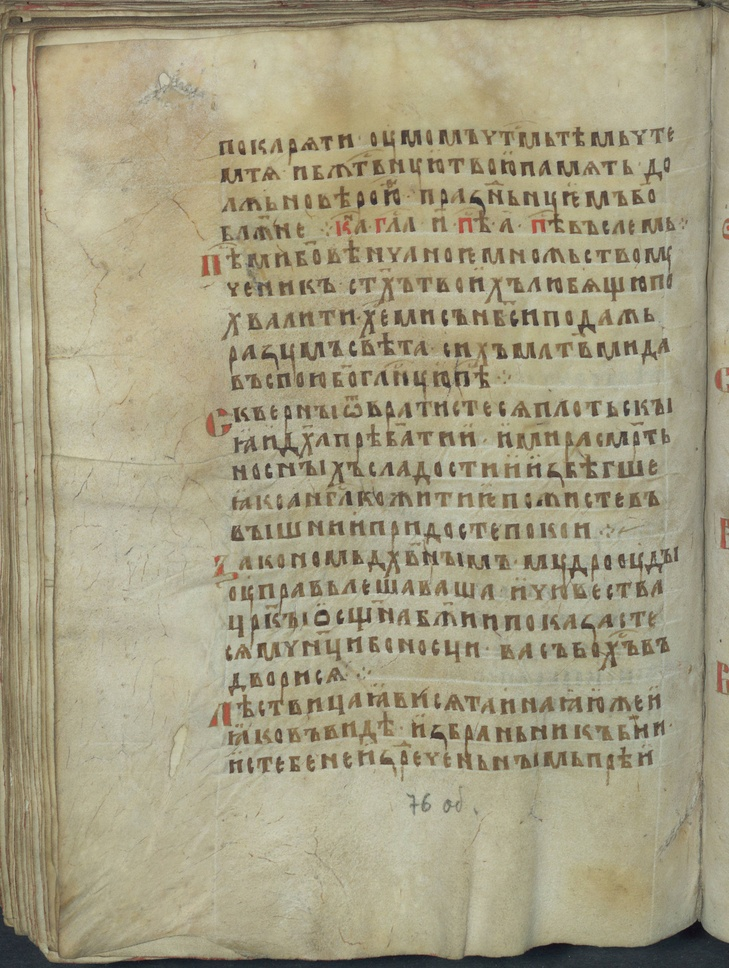
#> input picture 2sem/results/images/img.jpeg, 729 x 968 px, shrunk from 3050 x 4050 before the run
$ python lab.py
#> lines starting #> are read from the running program, lines starting #| are printed output that depends on the picture; after the words box and inside, x2 and y2 are one past the last pixel; in counts of white or black regions, pixels touching at a corner belong together
from PIL import Image
import numpy as np
import math

def convert_to_grayscale(pixels, fk=(1, 1, 1)):
    new_pixels = np.zeros((pixels.shape[0], pixels.shape[1]), dtype=np.uint8)
    for x in range(0, pixels.shape[0] - 1):
        for y in range(0, pixels.shape[1] - 1):
            new_value = (fk[0] * int(pixels[x, y, 0]) + fk[1] * int(pixels[x, y, 1]) + fk[2] * int(pixels[x, y, 2])) // 3
            new_pixels[x, y] = new_value
    return new_pixels

def task1():
    img = Image.open("images/img.jpeg")
#> img is the input picture: PIL image 729x968 RGB; mean R, G, B 165.1, 157.9, 130.6
    pixels = np.array(img, dtype=np.uint8)

    image = Image.fromarray(convert_to_grayscale(pixels))
#> after the loop in convert_to_grayscale, `for x in range(0, pixels.shape[0] - 1):`:
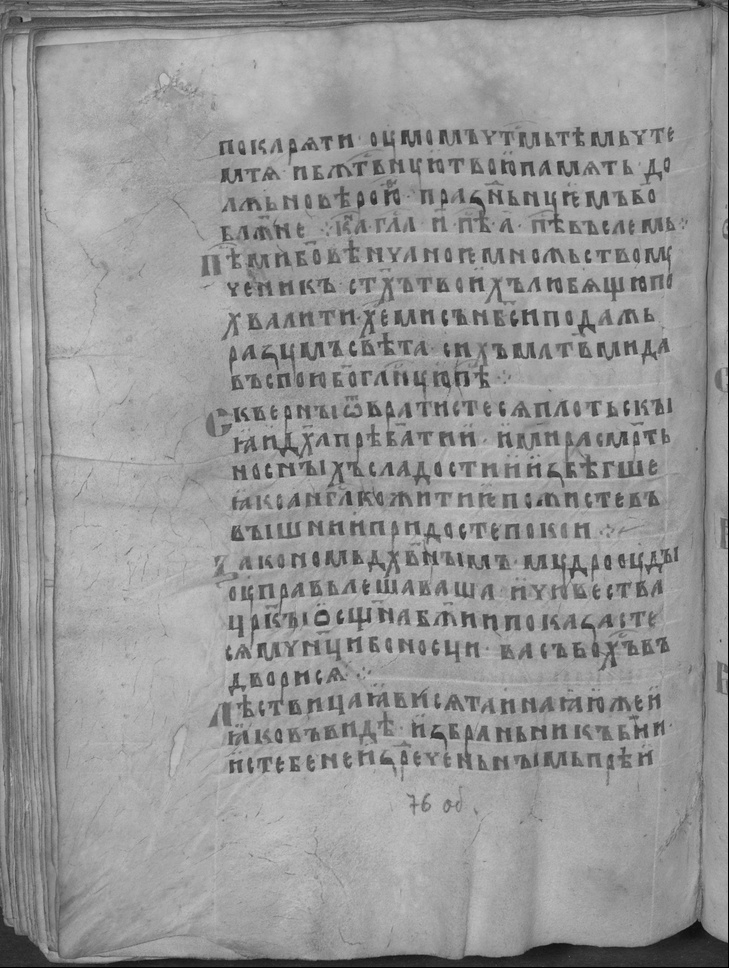
#> new_pixels: shape (968, 729); min 0, max 205, mean 150.6
    image.save("images/img1.bmp")


def bin_nick(pixels, window_size=25, k=-0.1):
#> called with window_size = 25, k = -0.1
    new_h = pixels.shape[0] // window_size * window_size
#> new_h = 950
    new_w = pixels.shape[1] // window_size * window_size
#> new_w = 725

    new_pixels = np.zeros((new_h, new_w), dtype=np.uint8)

    for x in range(new_w // window_size - 1):
        for y in range(new_h // window_size - 1):
            wind = pixels[y * window_size: (y + 1) * window_size, x * window_size: (x + 1) * window_size, :]
            wind = np.sum(wind, axis=2) / 3
            m = np.mean(wind)
            squared_sum = np.sum(np.square(wind))
            N = window_size * window_size

            T = m + k * math.sqrt(squared_sum / N - m * m / N)

            for x1 in range(window_size):
                for y1 in range(window_size):
                    if (wind[y1, x1] < T):
                        new_pixels[y * window_size + y1, x * window_size + x1] = 0
                    else:
                        new_pixels[y * window_size + y1, x * window_size + x1] = 255
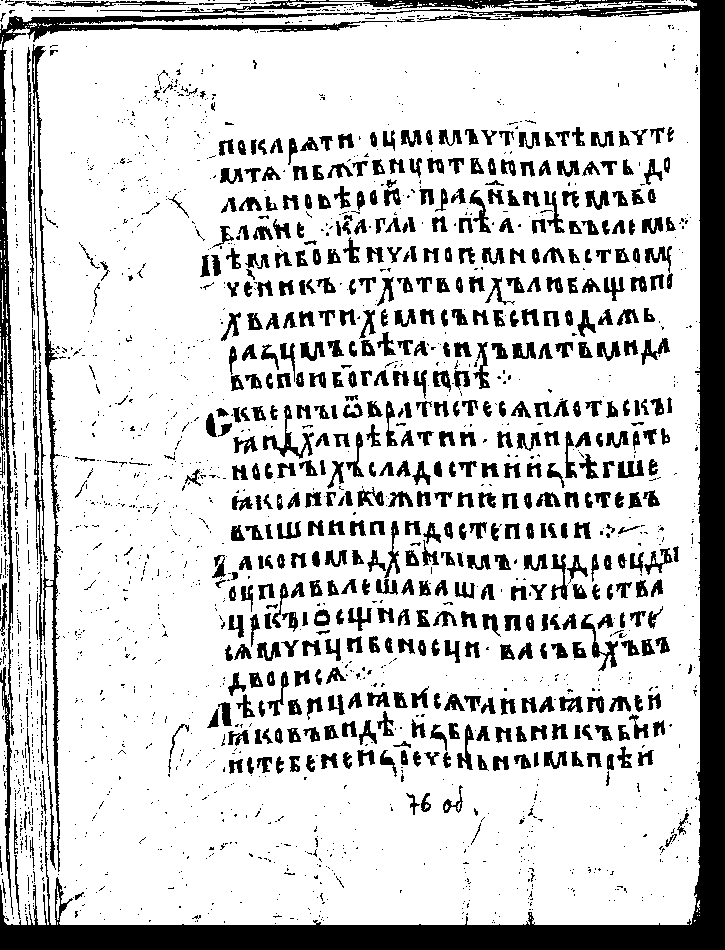
#> new_pixels: shape (950, 725); 80% white; 2230 black regions (1638 under 20 px), largest, box (x1, y1, x2, y2) and area: (0, 0, 725, 950) 51031, (32, 44, 61, 872) 3932, (185, 0, 666, 13) 2154
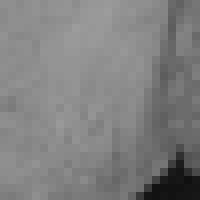
#> wind: shape (25, 25) float64 (shown 8 times larger); min 16.67, max 155.3, mean 127.7
    return new_pixels

def task2():
    img = Image.open("images/img.jpeg")
    pixels = np.array(img, dtype=np.uint8)


    image = Image.fromarray(bin_nick(pixels))
    image.save("images/img2.bmp")


if __name__ == "__main__":
    task1()
    task2()
